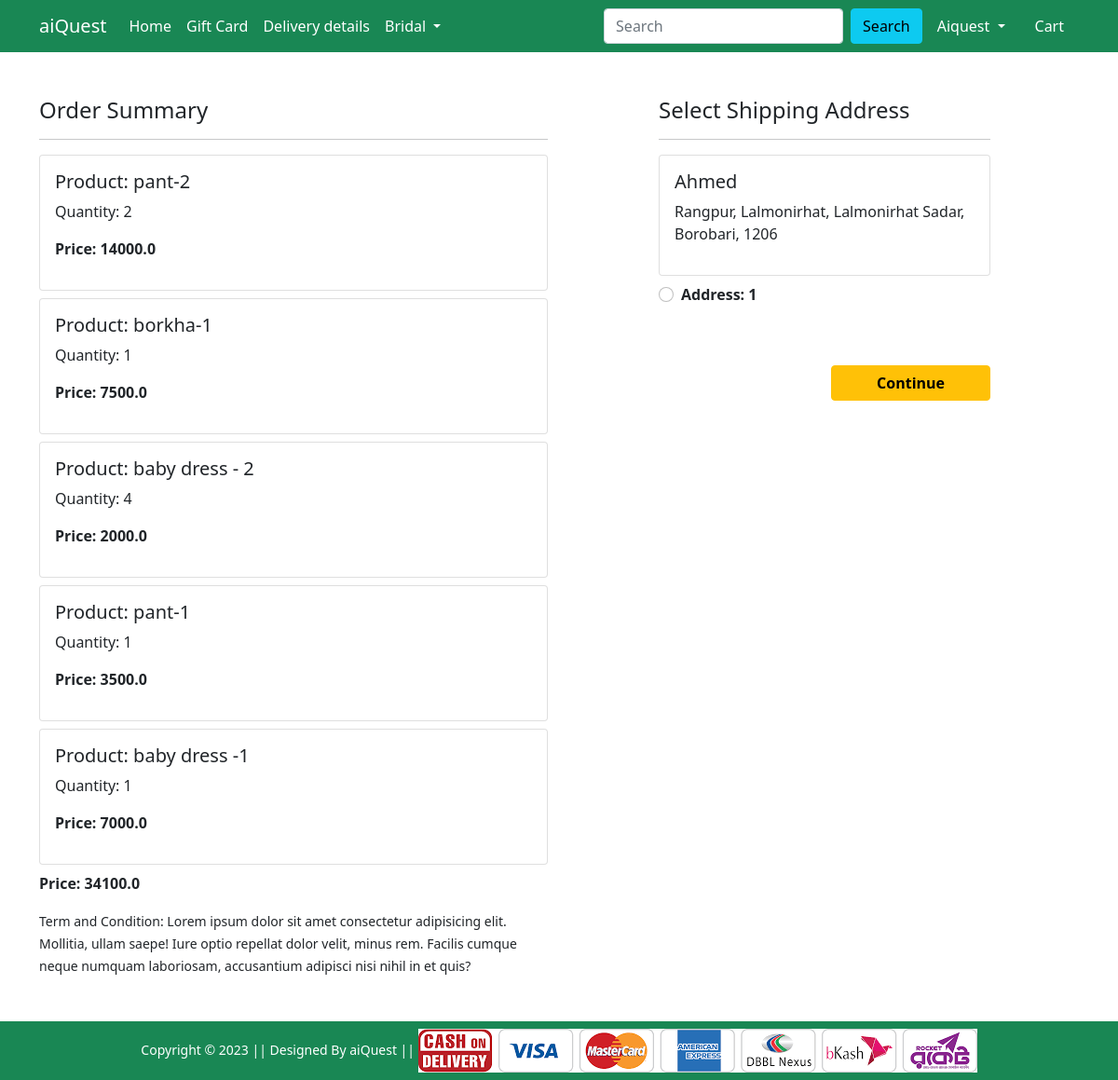
Screenshot of /checkout/ (signed in) with the database file from the repository.
### Shop/models.py (models this page shows, shortened)
class Cart(models.Model):
    user = models.ForeignKey(User, on_delete=models.CASCADE)
    product = models.ForeignKey(Product, on_delete=models.CASCADE)
    quantity = models.PositiveIntegerField(default=1)
    @property
    def total_cost(self):
        return self.quantity * self.product.discounted_price

class Product(models.Model):
    title = models.CharField(max_length=100)
    selling_price = models.FloatField()
    discounted_price = models.FloatField()
    description = models.TextField()
    brand = models.CharField(max_length=100)
    category = models.CharField(choices=CATEGORY_CHOICES,max_length=2)
    product_image = models.ImageField(upload_to='productimg')

class Customer(models.Model):
    user = models.ForeignKey(User, on_delete=models.CASCADE)
    name = models.CharField(max_length=200)
    division = models.CharField(choices=DIVISION_CHOICES, max_length=50)
    district = models.CharField(max_length=200)
    thana = models.CharField(max_length=50)
    villorroad = models.CharField(max_length=50)
    zipcode = models.IntegerField()

### Shop/views.py (the view)
# urls.py: path('checkout/', views.checkout, name='checkout'),
@login_required
def checkout(request):
  user = request.user
  add = Customer.objects.filter(user=user)
  cart_items = Cart.objects.filter(user=user)
  amount = 00.0
  shipping_amount = 100.0
  total_amount = 00.0
  cart_product = [p for p in Cart.objects.all() if p.user==request.user]
  if cart_product:
    for p in cart_product:
      tempamount = (p.quantity * p.product.discounted_price)
      amount += tempamount
    totalamount = amount + shipping_amount
  return render(request, 'Shop/checkout.html', {'add': add, 'totalamount':totalamount, 'cart_items':cart_items})

### Shop/templates/Shop/checkout.html (shortened to what this page needs)
{% extends 'Shop/base.html' %}
{% load static %}
{% block main-content %}
<div class="container">
    <div class="row mt-5">
        <div class="col-sm-6">
            <h4>Order Summary</h4>
            <hr>
            {% for item in cart_items %}
            <div class="card mb-2">
                <div class="card-body">
                    <h5>Product: {{item.product.title}}</h5>
                    <p>Quantity: {{item.quantity}}</p>
                    <p class="fw-bold">Price: {{item.total_cost}}</p>
                </div>
            </div>
            {% endfor %}
            <p class="fw-bold">Price: {{totalamount}}</p>
            <small>Term and Condition: Lorem ipsum dolor sit amet consectetur adipisicing elit. Mollitia, ullam saepe!
                Iure optio repellat dolor velit, minus rem. Facilis cumque neque numquam laboriosam, accusantium
                adipisci nisi nihil in et quis?</small>
        </div>
        <div class="col-sm-4 offset-sm-1">
            <h4>Select Shipping Address</h4>
            <hr>
            <form action="/paymentdone">
                {% for ad in add %}
                <div class="card">
                    <div class="card-body">
                        <h5>{{ad.name}}</h5>
                        <p>{{ad.division}}, {{ad.district}}, {{ad.thana}}, {{ad.villorroad}}, {{ad.zipcode}}</p>
                    </div>
                </div>
                <div class="form-check mt-2 mb-5">
                    <input class="form-check-input" type="radio" value="{{ad.id}}" name="custid" id="custadd{{forloop.counter}}">
                    <label class="form-check-label fw-bold" for="">
                        Address: {{forloop.counter}} </label>
                </div>
                <div class="text-end">
                    <button type="submit" class="btn btn-warning mt-3 px-5 fw-bold">Continue</button>
                </div>
                {% endfor %}
            </form>
        </div>
    </div>
</div>
{% endblock main-content %}

### Shop/templates/Shop/base.html (shortened to what this page needs)
<!doctype html>
{% load static %}
<html lang="en">
<head>
    <link href="https://cdn.jsdelivr.net/npm/bootstrap@5.0.0-beta1/dist/css/bootstrap.min.css" rel="stylesheet"
>
    <link rel="stylesheet" href="{% static 'Shop/css/owl.carousel.min.css' %}">
    <link rel="stylesheet" href="{% static 'Shop/css/all.min.css' %}">
    <link rel="stylesheet" href="{% static 'Shop/css/style.css' %}">
</head>
<body>
    <nav class="navbar navbar-expand-lg navbar-dark bg-success">
        <div class="container">
            <a class="navbar-brand" href="/">aiQuest</a>
            <div class="collapse navbar-collapse" id="navbarSupportedContent">
                <ul class="navbar-nav me-auto mb-2 mb-lg-0">
                    <li class="nav-item">
                        <a class="nav-link active" aria-current="page" href="/">Home</a>
                    </li>
                    <li class="nav-item">
                        <a class="nav-link active" aria-current="page" href="#">Gift Card</a>
                    </li>
                    <li class="nav-item">
                        <a class="nav-link active" aria-current="page" href="#">Delivery details</a>
                    </li>
                    <li class="nav-item dropdown">
                        <a class="nav-link dropdown-toggle text-white" href="#" id="electronicsDropdown" role="button"
                            data-bs-toggle="dropdown" aria-expanded="false">
                            Bridal
                        </a>
                    </li>
                </ul>
                <form class="d-flex" action="{% url 'search' %}"   method="GET">
                    <input class="form-control me-2" name="quary"  type="search" placeholder="Search"
                    aria-label="Search">
                    <button class="btn btn-info" type="submit">Search</button>
                </form>
                <div>
                    <ul class="navbar-nav me-auto mb-2 mb-lg-0">
                        {% if request.user.is_authenticated %}
                        <li class="nav-item dropdown mx-2">
                            <a class="nav-link dropdown-toggle text-white" href="#" id="profileDropdown" role="button"
                                data-bs-toggle="dropdown" aria-expanded="false">
                                {{request.user.username|capfirst}}
                            </a>
                        </li>
                        <li class="nav-item mx-2">
                            <a href="{% url 'showcart' %}" class="nav-link text-white"> Cart </a>
                        </li>
                        {% endif %}
                    </ul>
                </div>
            </div>
        </div>
    </nav>
    {% block main-content %} {% endblock main-content %}
    <footer class="container-fluid bg-success text-center p-2 mt-5">
        <small class="text-white">Copyright &copy; 2023 || Designed By aiQuest || </small>
        <img src="{% static 'Shop/images/paymentlogo.png' %}" alt="" srcset="" class="img-fluid" height="2px">
    </footer>
</body>
</html>

### Shop/static/Shop/css/style.css (style rules this page uses)
body { display: flex; flex-direction: column; min-height: 100vh; margin: 0; }
.container-fluid.bg-success { margin-top: auto; }

### rows the page displays
Cart: product "pant-2", quantity "2", total_cost "14000.0"
Cart: product "borkha-1", quantity "1", total_cost "7500.0"
Cart: product "baby dress - 2", quantity "4", total_cost "2000.0"
Cart: product "pant-1", quantity "1", total_cost "3500.0"
Cart: product "baby dress -1", quantity "1", total_cost "7000.0"
Customer: name "Ahmed", division "Rangpur", district "Lalmonirhat", thana "Lalmonirhat Sadar", villorroad "Borobari", zipcode "1206"

### other values shown
{{ request.user.username|capfirst }} "Aiquest"
{{ totalamount }} "34100.0"
